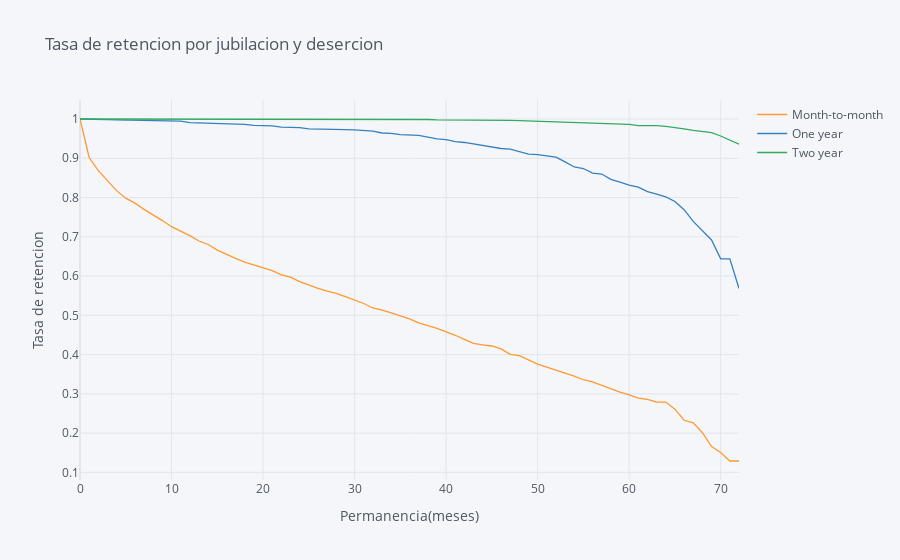

Notebook source saved alongside this figure:
### Code cell
rates=survival(data, 'Contract', 'tenure', 'ChurnBinary')

rates.iplot(kind='line', xTitle='Permanencia(meses)', yTitle='Tasa de retencion',
            title='Tasa de retencion por jubilacion y desercion')
